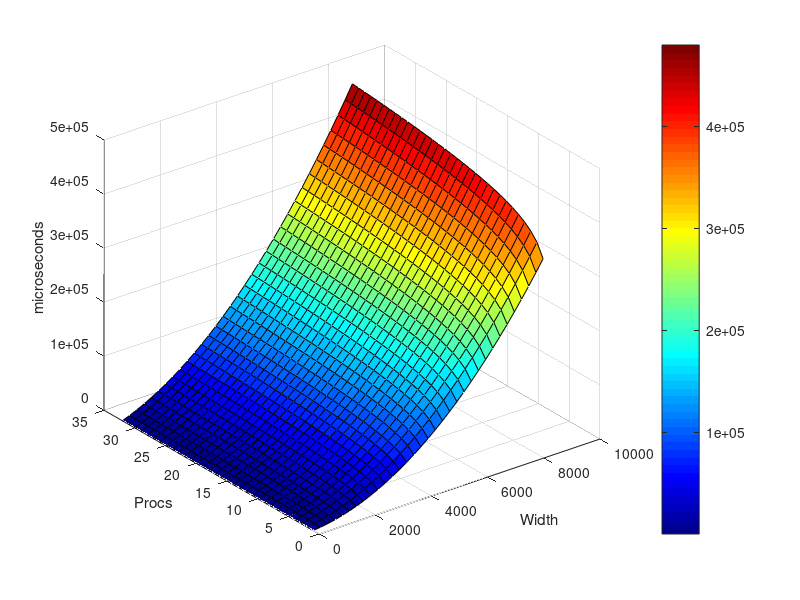

This chart was generated by the following MATLAB code:
[W,P] = meshgrid(0:256:8192,1:1:32);
Z = (W./sqrt (2)) .* ( 2.*(3 + W./500) + 2.*3.*(log (P)) ) + ((W.*W) ./ P)./500 + 10 + (((W.*W) ./ P)./500  + 10) .* (P - 1);

%# plot 3D bars
A=axes;
b = surf(W,P,Z);
colormap(jet);
colorbar
xlabel('Width'), ylabel('Procs'), zlabel('microseconds')
%set(gca, 'XTickLabel',W, 'YTickLabel',P)
%set(A,'XScale','log');
%set(A,'YScale','log');

